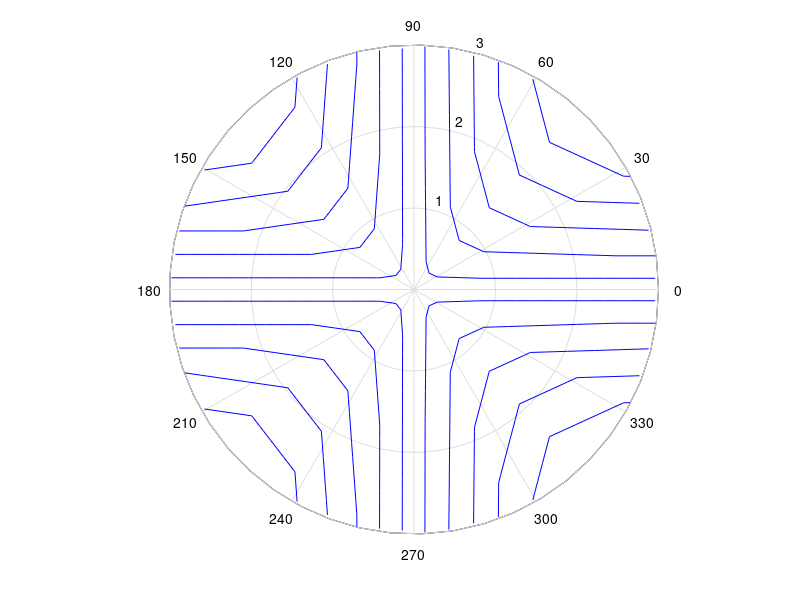

Source code (MATLAB):
clear ;
clc ;
theta = linspace(-pi, pi, 20);
rho = linspace(0.001, 3, 20);

[THETA, RHO] = meshgrid(theta, rho);
A = 1;
n = 2;
psi = A*(RHO.*n).*sin(n.*THETA);
phi = A*(RHO.*n).*cos(n.*THETA);

X = RHO.*cos(THETA);
Y = RHO.*sin(THETA);

figure1 = figure; 
h = polar(X, Y);
hold all;
contour(X, Y, psi, 20, '-b', linewidth=2);
% contour(X, Y, phi, 20, '--r', linewidth=2);
set(h,'Visible','off')
axis off
axis image
saveas(figure1,'flow_past_a_90degree_wall.png')

